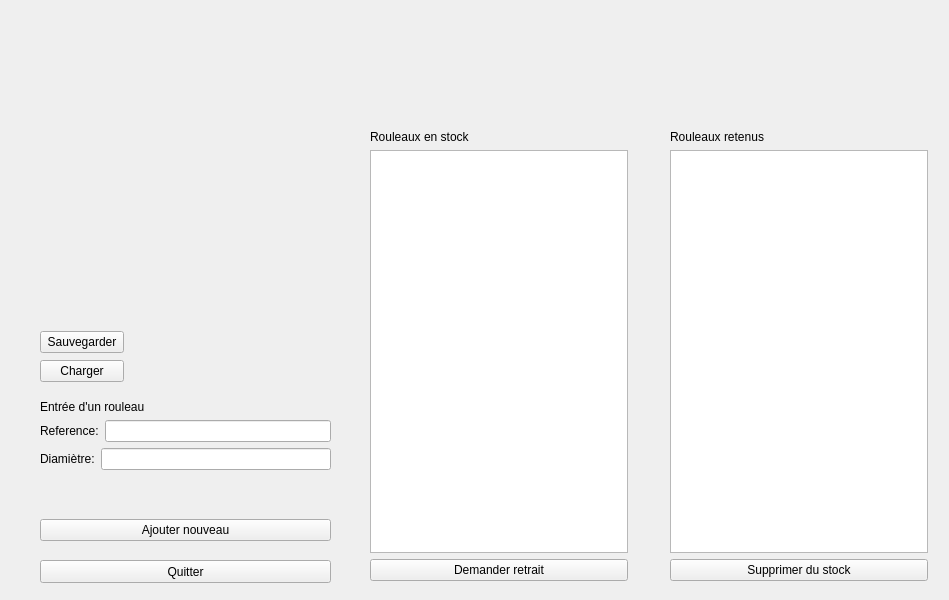
<?xml version="1.0" encoding="UTF-8"?>
<ui version="4.0">
 <class>TestGestionStock</class>
 <widget class="QWidget" name="TestGestionStock">
  <property name="geometry">
   <rect>
    <x>0</x>
    <y>0</y>
    <width>949</width>
    <height>600</height>
   </rect>
  </property>
  <property name="windowTitle">
   <string>TestGestionStock</string>
  </property>
  <widget class="QPushButton" name="pushButtonQuitter">
   <property name="geometry">
    <rect>
     <x>40</x>
     <y>560</y>
     <width>291</width>
     <height>23</height>
    </rect>
   </property>
   <property name="text">
    <string>Quitter</string>
   </property>
  </widget>
  <widget class="QWidget" name="layoutWidget">
   <property name="geometry">
    <rect>
     <x>370</x>
     <y>130</y>
     <width>258</width>
     <height>451</height>
    </rect>
   </property>
   <layout class="QVBoxLayout" name="verticalLayout_3">
    <item>
     <widget class="QLabel" name="label_4">
      <property name="text">
       <string>Rouleaux en stock</string>
      </property>
     </widget>
    </item>
    <item>
     <widget class="QListWidget" name="listWidgetStock"/>
    </item>
    <item>
     <widget class="QPushButton" name="pushButtonRetrait">
      <property name="text">
       <string>Demander retrait</string>
      </property>
     </widget>
    </item>
   </layout>
  </widget>
  <widget class="QWidget" name="layoutWidget">
   <property name="geometry">
    <rect>
     <x>40</x>
     <y>400</y>
     <width>291</width>
     <height>141</height>
    </rect>
   </property>
   <layout class="QVBoxLayout" name="verticalLayout_2">
    <item>
     <layout class="QVBoxLayout" name="verticalLayout">
      <item>
       <widget class="QLabel" name="label">
        <property name="text">
         <string>Entrée d'un rouleau</string>
        </property>
       </widget>
      </item>
      <item>
       <layout class="QHBoxLayout" name="horizontalLayout">
        <item>
         <widget class="QLabel" name="label_2">
          <property name="text">
           <string>Reference:</string>
          </property>
         </widget>
        </item>
        <item>
         <widget class="QLineEdit" name="lineEditReference"/>
        </item>
       </layout>
      </item>
      <item>
       <layout class="QHBoxLayout" name="horizontalLayout_2">
        <item>
         <widget class="QLabel" name="label_3">
          <property name="text">
           <string>Diamiètre:</string>
          </property>
         </widget>
        </item>
        <item>
         <widget class="QLineEdit" name="lineEditDiametre"/>
        </item>
       </layout>
      </item>
     </layout>
    </item>
    <item>
     <spacer name="verticalSpacer">
      <property name="orientation">
       <enum>Qt::Vertical</enum>
      </property>
      <property name="sizeHint" stdset="0">
       <size>
        <width>20</width>
        <height>40</height>
       </size>
      </property>
     </spacer>
    </item>
    <item>
     <widget class="QPushButton" name="pushButtonNouveau">
      <property name="text">
       <string>Ajouter nouveau</string>
      </property>
     </widget>
    </item>
   </layout>
  </widget>
  <widget class="QWidget" name="layoutWidget">
   <property name="geometry">
    <rect>
     <x>670</x>
     <y>130</y>
     <width>258</width>
     <height>451</height>
    </rect>
   </property>
   <layout class="QVBoxLayout" name="verticalLayout_4">
    <item>
     <widget class="QLabel" name="label_5">
      <property name="text">
       <string>Rouleaux retenus</string>
      </property>
     </widget>
    </item>
    <item>
     <widget class="QListWidget" name="listWidgetRouleauxRetenus"/>
    </item>
    <item>
     <widget class="QPushButton" name="pushButtonSuppression">
      <property name="text">
       <string>Supprimer du stock</string>
      </property>
     </widget>
    </item>
   </layout>
  </widget>
  <widget class="QWidget" name="">
   <property name="geometry">
    <rect>
     <x>40</x>
     <y>330</y>
     <width>84</width>
     <height>54</height>
    </rect>
   </property>
   <layout class="QVBoxLayout" name="verticalLayout_5">
    <item>
     <widget class="QPushButton" name="pushButtonSauvegarder">
      <property name="text">
       <string>Sauvegarder</string>
      </property>
     </widget>
    </item>
    <item>
     <widget class="QPushButton" name="pushButtonCharger">
      <property name="text">
       <string>Charger</string>
      </property>
     </widget>
    </item>
   </layout>
  </widget>
 </widget>
 <resources/>
 <connections/>
</ui>
